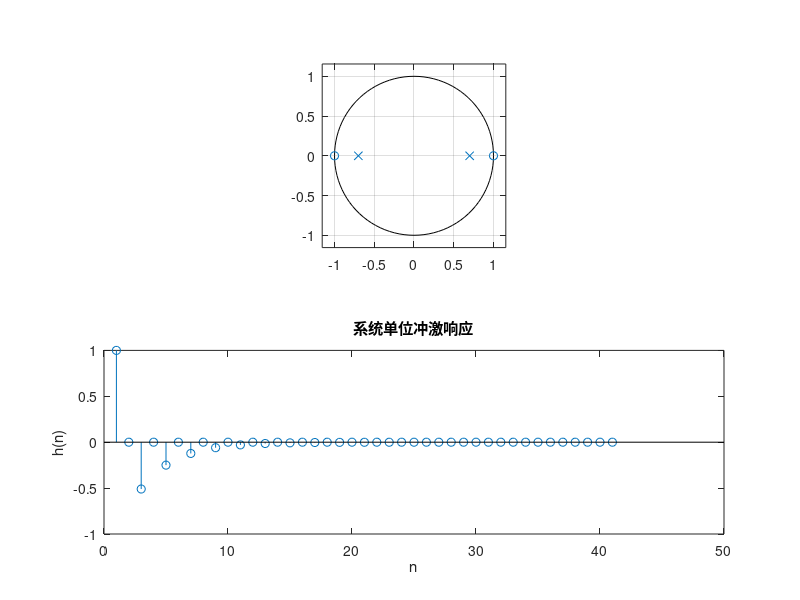
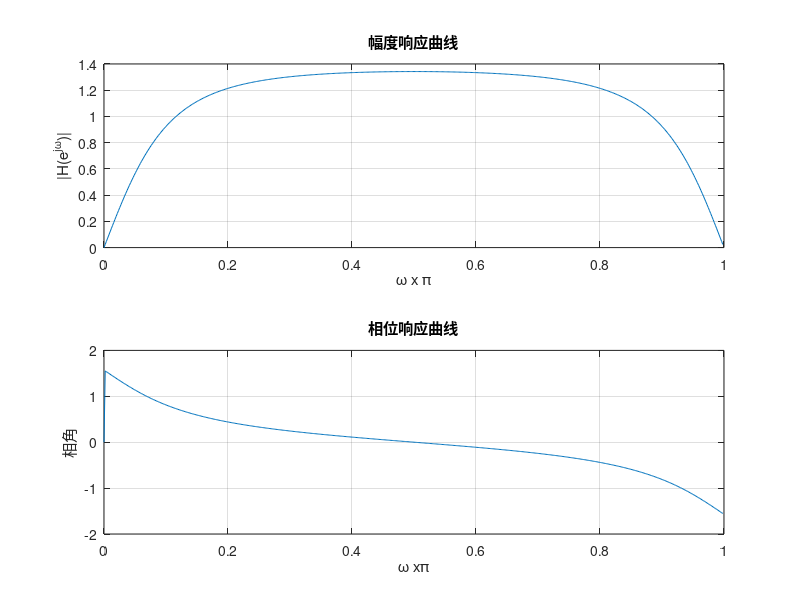

Write MATLAB code to recreate these figures, in order.
clear all; close all; clc;
b=[1,0,-1];a=[1,0,-0.49];
figure(1);subplot(2,1,1);zplane(b,a);
h=impz(b,a);
subplot(2,1,2);stem(h);
title('系统单位冲激响应');
xlabel('n') ; ylabel('h(n)');
[H, W]= freqz(b,a);
figure(2);subplot(2,1,1);
plot(W/pi,abs(H));
title('幅度响应曲线');grid on;
xlabel('\omega x \pi'); ylabel('|H(e^j^\omega)|');
subplot(2,1,2);
plot(W/pi,angle(H));
title('相位响应曲线');
xlabel('\omega x\pi');ylabel('相角');grid on;
